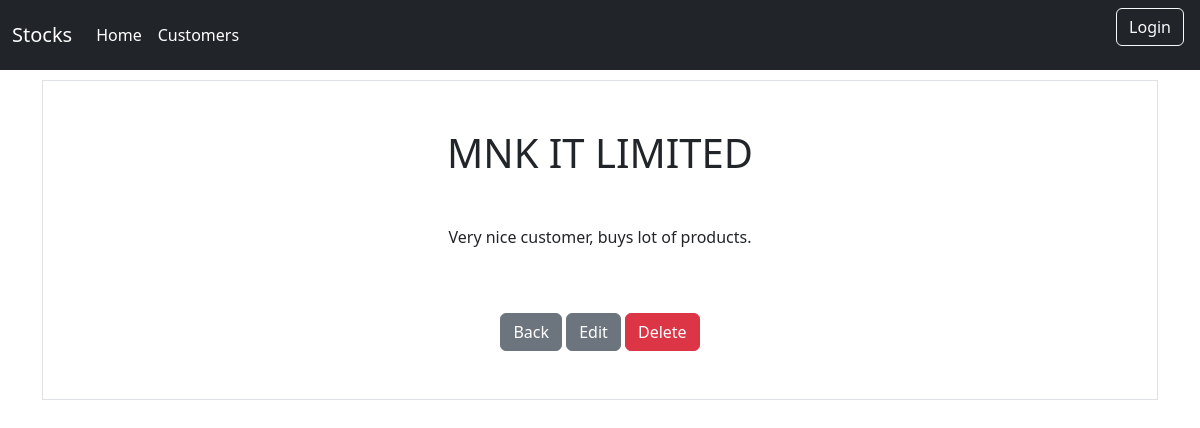
Screenshot of /customer/1 with the database file from the repository.
### customer/models.py (models this page shows)
class Customer(models.Model):
    name = models.CharField(max_length=200)
    addressline1 = models.CharField(max_length=50)
    city = models.CharField(max_length=20)
    postcode = models.CharField(max_length=10)
    country = models.CharField(max_length=30)
    active = models.BooleanField()
    creditlimit = models.IntegerField()
    notes = models.TextField()
    created = models.DateTimeField(auto_now_add=True)
    user = models.ForeignKey(
        User, on_delete=models.CASCADE, related_name="customer")

### customer/views.py (the view)
# urls.py: path('customer/<int:pk>', views.CustomerDetailView.as_view(),
class CustomerDetailView(DetailView):
    model = Customer
    context_object_name = "customer"

### customer/templates/customer/customer_detail.html
{% extends "base.html" %}
{% block content %}
<div class="container" style="text-align: center;margin-top: 80px;">
    <div class="round border">
    <h1 class="my-5">{{customer.name}}</h1>
    <p>{{customer.notes}}</p>
<a href="{% url 'customer.list' %}" class="btn btn-secondary my-5">Back</a>
<a href="{% url 'customer.update' pk=customer.id %}" class="btn btn-secondary">Edit</a>
<a href="{% url 'customer.delete' pk=customer.id %}" class="btn btn-danger">Delete</a>
</div>
</div>
{% endblock %}

### rows the page displays
Customer: name "MNK IT LIMITED", notes "Very nice customer, buys lot of products."
